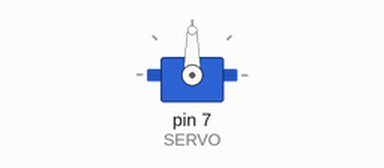
Simulated run of this program. Board: Raspberry Pi (header pin numbers). Parts: servo. Servo angles are drawn from the pulse width (0.5 ms = 0°, 2.5 ms = 180°); what the program prints to the terminal is not drawn.

Above: at 0.05 s.
At 1.5 s:
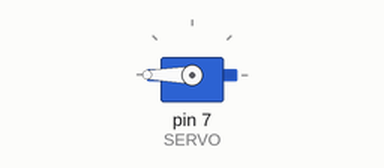
At 3.0 s:
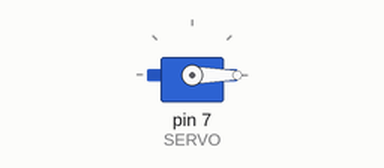
Timing chart, 0 to 6.9 s (numbered marks = the images above):
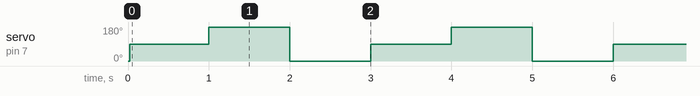

Measured:
- by itself, servo on pin 7 (SERVO): repeats every 3.0 s: 180° 1.0 s, 0° 1.0 s, 90° 1.0 s

The program:

week3_servo.py
```python
import RPi.GPIO as GPIO
import time

SERVO = 7  # This is the pin
GPIO.setmode(GPIO.BOARD)
GPIO.setup(SERVO, GPIO.OUT)
p = GPIO.PWM(SERVO, 50)
p.start(2.5)

try:
    while True:
        p.ChangeDutyCycle(7.5)
        time.sleep(1)
        p.ChangeDutyCycle(12.5)
        time.sleep(1)
        p.ChangeDutyCycle(2.5)
        time.sleep(1)
        print "Done loop"

except KeyboardInterrupt:
    p.stop()
    GPIO.cleanup()
```
